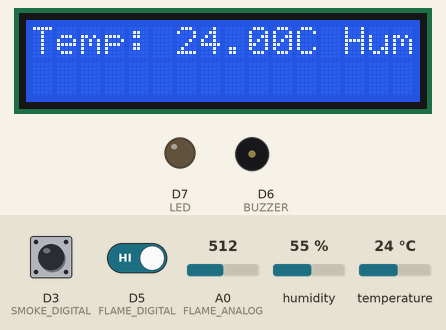
Recording of a sketch running on a simulated ESP8266 (NodeMCU). On the bench: 16×2 character LCD, output pins drawn as LEDs (lit = HIGH), buzzer (waves = sounding, pin HIGH). The inputs (shaded band) are chosen by the test bench; at power-on: A0 (FLAME_ANALOG) = 512, temperature 24 °C, D5 (FLAME_DIGITAL) HIGH, D3 (SMOKE_DIGITAL) HIGH, humidity 55 %. WiFi joins after 1.5 s; servers stay silent unless stated; what the sketch prints to the serial monitor is not drawn.

Above: at 10.5 s.
10.6 s: A0 (FLAME_ANALOG) set to 413
22.4 s: A0 (FLAME_ANALOG) set to 391
At 25.2 s:
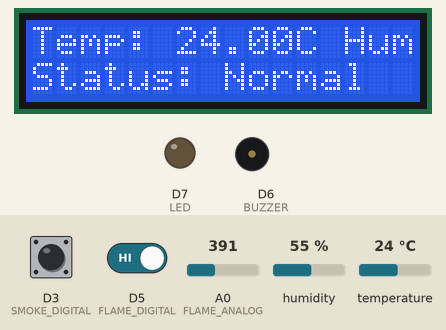
26.4 s: temperature set to 12 °C
At 30.2 s:
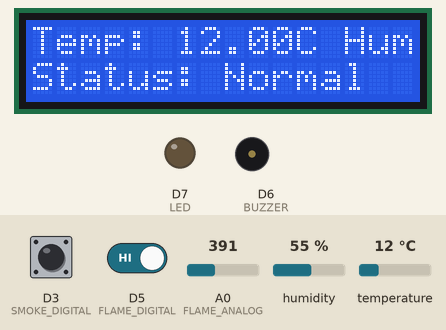
31.4 s: D5 (FLAME_DIGITAL) driven LOW
At 36.2 s:
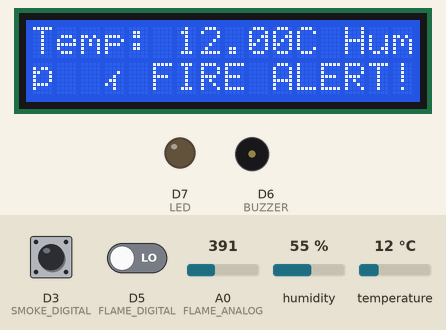
36.4 s: temperature set to 19 °C
At 40.3 s:
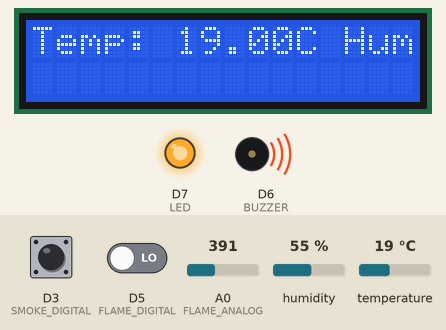
41.4 s: D5 (FLAME_DIGITAL) driven HIGH
At 45.3 s:
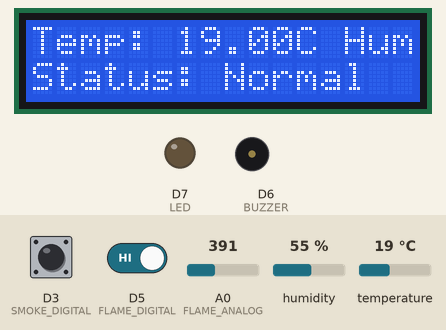
Timing chart, 0 to 46.8 s (numbered marks = the images above; inputs shaded):
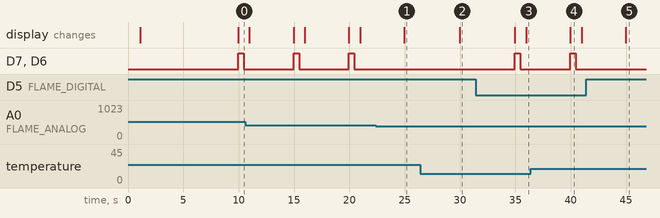

The sketch:

Fire_Smoke_Detector_IoT.ino
```cpp
#define BLYNK_PRINT Serial
#define BLYNK_TEMPLATE_ID "your_temp_id"
#define BLYNK_TEMPLATE_NAME "your_temp_name"
#define BLYNK_AUTH_TOKEN "your_auth_code"

#include <Wire.h>
#include <LiquidCrystal_PCF8574.h>
#include <ESP8266WiFi.h>
#include <BlynkSimpleEsp8266.h>
#include <DHT.h>

char auth[] = "your_auth_code";
char ssid[] = "your_ssid";
char pass[] = "your_wifi_pass";

#define DHTPIN D4        // DHT11 sensor connected to GPIO2 (D4)
#define DHTTYPE DHT11    // DHT11 Sensor Type
#define BUZZER D6        // Buzzer connected to GPIO12 (D6)
#define LED D7           // LED connected to GPIO13 (D7)

#define FLAME_ANALOG A0  // Analog Output from Flame Sensor
#define FLAME_DIGITAL D5 // Digital Output from Flame Sensor
#define SMOKE_ANALOG A0  // MQ-2 Analog Output (A0)
#define SMOKE_DIGITAL D3 // MQ-2 Digital Output (D3)

#define TEMP_THRESHOLD 50   // Temperature threshold for fire alert (°C)
#define SMOKE_THRESHOLD 400 // Smoke detection threshold

DHT dht(DHTPIN, DHTTYPE);
BlynkTimer timer;
LiquidCrystal_PCF8574 lcd(0x27);

void sendSensorData() {
    float temperature = dht.readTemperature(false);  // Read in Celsius
    float humidity = dht.readHumidity();
    int flameAnalog = analogRead(FLAME_ANALOG);
    int flameDigital = !digitalRead(FLAME_DIGITAL);  // 1 = Fire detected, 0 = No fire
    int smokeAnalog = analogRead(SMOKE_ANALOG);
    int smokeDigital = !digitalRead(SMOKE_DIGITAL);  // 1 = Smoke detected, 0 = No smoke

    if (isnan(temperature) || isnan(humidity)) {
        Serial.println("❌ Failed to read from DHT sensor!");
        return;
    }

    // Debugging prints
    Serial.print("🌡️ Temperature: "); Serial.print(temperature); Serial.println("°C");
    Serial.print("💧 Humidity: "); Serial.print(humidity); Serial.println("%");
    Serial.print("🔥 Flame Analog: "); Serial.print(flameAnalog);
    Serial.print(", Digital: "); Serial.println(flameDigital);
    Serial.print("💨 Smoke Analog: "); Serial.print(smokeAnalog);
    Serial.print(", Digital: "); Serial.println(smokeDigital);

    // Send sensor data to Blynk (converted to String for reliability)
    Blynk.virtualWrite(V0, String(temperature, 2));
    Blynk.virtualWrite(V1, String(humidity, 2));
    Blynk.virtualWrite(V2, flameAnalog);
    Blynk.virtualWrite(V3, flameDigital);
    Blynk.virtualWrite(V5, smokeAnalog);
    Blynk.virtualWrite(V6, smokeDigital);

    // Display on LCD
    lcd.clear();
    lcd.setCursor(0, 0);
    lcd.print("Temp: "); lcd.print(temperature); lcd.print("C ");
    lcd.print("Hum: "); lcd.print(humidity); lcd.print("%");

    // Fire or smoke detection logic
    if (temperature >= TEMP_THRESHOLD || flameDigital == 1 || smokeAnalog >= SMOKE_THRESHOLD || smokeDigital == 1) {
        digitalWrite(BUZZER, HIGH);
        digitalWrite(LED, HIGH);
        delay(500);
        digitalWrite(BUZZER, LOW);
        digitalWrite(LED, LOW);
        delay(500);

        Blynk.virtualWrite(V4, 1);  // Fire or Smoke Alert ON
        Serial.println("🚨 Fire or Smoke Detected! Sending Alert...");
        Blynk.logEvent("your_alert_code", "🔥 Fire or Smoke Detected!");

        // Display Alert on LCD
        lcd.setCursor(0, 1);
        lcd.print("🚨 FIRE ALERT! 🚨");
    } else {
        digitalWrite(BUZZER, LOW);
        digitalWrite(LED, LOW);

        // Normal Status on LCD
        lcd.setCursor(0, 1);
        lcd.print("Status: Normal ");
    }
}

// Wi-Fi reconnect function
void checkWiFi() {
    if (WiFi.status() != WL_CONNECTED) {
        Serial.println("⚠️ Wi-Fi lost! Reconnecting...");
        WiFi.begin(ssid, pass);
        int attempts = 0;
        while (WiFi.status() != WL_CONNECTED && attempts < 10) {
            delay(500);
            Serial.print(".");
            attempts++;
        }
        if (WiFi.status() == WL_CONNECTED) {
            Serial.println("\n✅ Reconnected to Wi-Fi!");
        } else {
            Serial.println("\n❌ Wi-Fi reconnect failed! Restarting...");
            ESP.restart();
        }
    }
}

void setup() {
    Serial.begin(115200);
    delay(1000);
    Serial.println("\n🚀 ESP8266 Starting...");

    // Initialize LCD
    lcd.begin(16, 2);
    lcd.setBacklight(255);
    lcd.clear();
    lcd.setCursor(0, 0);
    lcd.print("Fire Detector");
    lcd.setCursor(0, 1);
    lcd.print("Initializing...");
    delay(2000);

    pinMode(BUZZER, OUTPUT);
    pinMode(LED, OUTPUT);
    pinMode(SMOKE_DIGITAL, INPUT);
    pinMode(FLAME_DIGITAL, INPUT);
    dht.begin();

    WiFi.begin(ssid, pass);
    Serial.print("🌐 Connecting to Wi-Fi");

    int attempts = 0;
    while (WiFi.status() != WL_CONNECTED) {
        delay(500);
        Serial.print(".");
        attempts++;
        if (attempts > 20) {
            Serial.println("\n❌ Wi-Fi connection failed! Restarting...");
            ESP.restart();
        }
    }

    Serial.println("\n✅ Connected to Wi-Fi!");
    Serial.print("📡 IP Address: ");
    Serial.println(WiFi.localIP());

    Blynk.begin(auth, ssid, pass);
    Serial.println("✅ Connected to Blynk!");

    timer.setInterval(5000L, sendSensorData);  // Send data every 5 seconds
}

void loop() {
    checkWiFi();
    Blynk.run();
    timer.run();
}
```

Measured:
- the behaviour switches between 400 and 399 on A0 (FLAME_ANALOG) (found by bisection; images 0 and 1)
- after the input at 22.4 s, D7 (LED), D6 (BUZZER): stays LOW (without the input it goes to HIGH after 2.6 s); the display: changes after 2.6 s (image 1)
- after the input at 26.4 s, the display: changes after 3.6 s (image 2)
- after the input at 31.4 s, D7 (LED), D6 (BUZZER): LOW → HIGH after 3.6 s, → LOW 0.50 s later; the display: first changes after 3.6 s (image 3 shows a later state)
- after the input at 36.4 s, the display: changes after 3.6 s (image 4)
- after the input at 41.4 s, D7 (LED), D6 (BUZZER): stays LOW (without the input it goes to HIGH after 3.6 s); the display: changes after 3.6 s (image 5)
- by itself, D7 (LED), D6 (BUZZER): alternates HIGH for 0.50 s and LOW for 4.5 s
